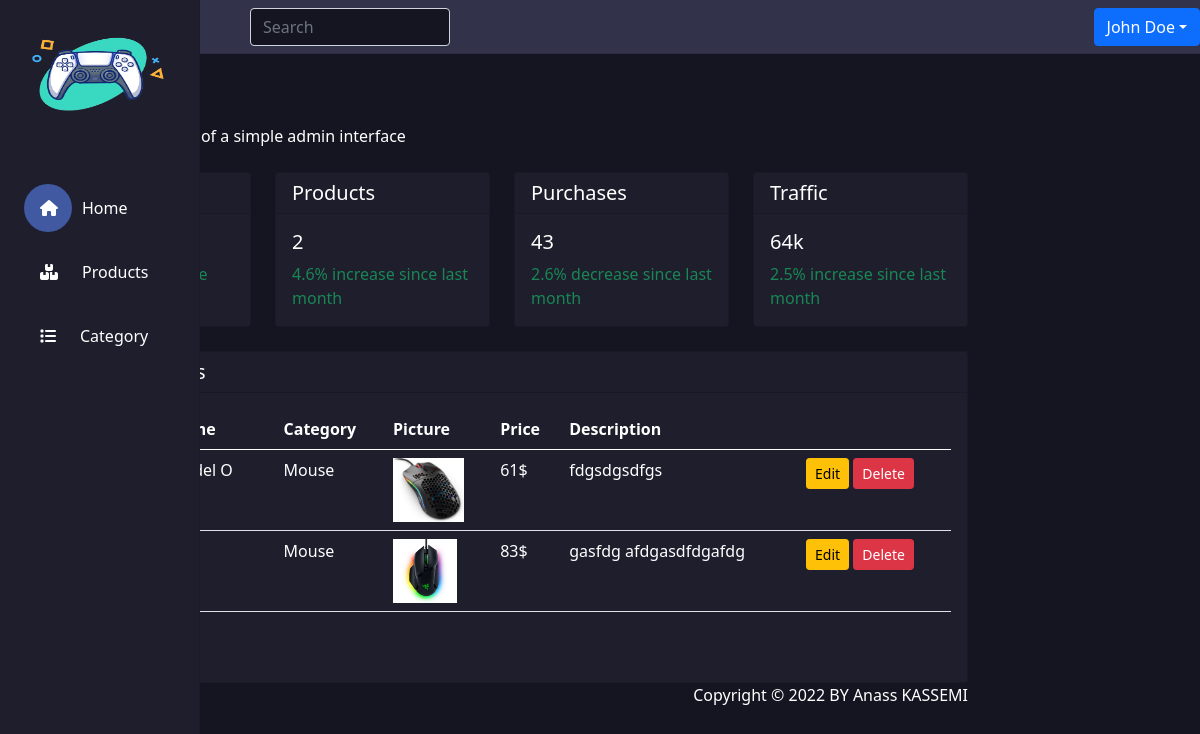
The page /core/ on the database as committed earlier.
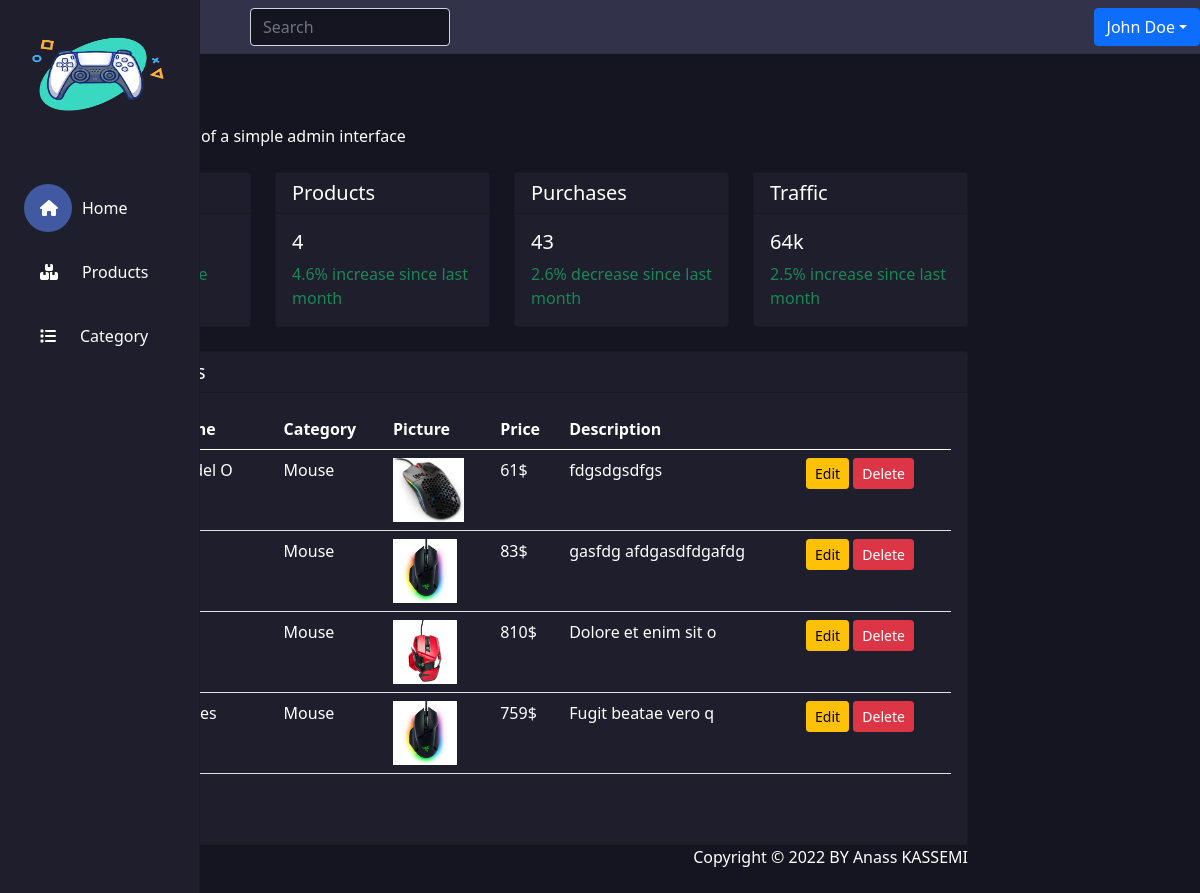
The same page on the database as committed later.
### tables this page shows
CREATE TABLE `products` (
  `id` int(11) NOT NULL,
  `name` varchar(255) NOT NULL,
  `id_category` int(11) NOT NULL,
  `id_user` int(11) NOT NULL,
  `picture` text NOT NULL,
  `price` float NOT NULL,
  `description` text NOT NULL
);

CREATE TABLE `category` (
  `id` int(11) NOT NULL,
  `name` varchar(255) NOT NULL
);

### controller/database.php (called while the page is built, shortened)
<?php
    function connect(){
        $serv = $_ENV['DB_SERVERNAME'];
        $user = $_ENV['DB_USERNAME'];
        $password = $_ENV['DB_USERPASSWORD'];
        $DB = $_ENV['DB_DATABASE'];
        $con = new mysqli($serv , $user , $password , $DB);
        return $con;
    }
?>

### controller/products.php (called while the page is built, shortened)
<?php
require_once('../controller/database.php');
function CountProducts(){
    $sql = "SELECT * FROM products";
    $result = connect() -> query($sql);
    return $result;
}
function FourProducts(){
    $sql = "SELECT * FROM products LIMIT 4 ";
    $result = connect() -> query($sql);
    return $result;
}

### include/require.php (called while the page is built, shortened)
<?php
include('../controller/products.php');
include('../controller/category.php');
$FourProducts = FourProducts();
$AllCategories = GetCategory();

### controller/category.php (called while the page is built)
<?php
require_once('../controller/database.php');
function GetCategory(){
    $sql = "SELECT * FROM category";
    $result = connect() -> query($sql);
    return $result;
}

### core/index.php (the view, shortened to what this page needs)
<?php
    include('../include/require.php');
    $path = "Home";
?>
<!DOCTYPE html>
<html lang="en">
    <head>
        <?php include_once('../include/head.php'); ?>
    </head>
    <body class="background">
        <?php include_once('../include/nav.php'); ?>
        <div class="container-fluid">
            <main class="content col-md-9 ml-sm-auto col-lg-10 px-md-4 p-4 text-white">
                <h1 class="h2"><?= $path ?></h1>
                <p>This is the homepage of a simple admin interface</p>
                <div class="row my-4">
                    <div class="col-12 col-md-6 col-lg-3 mb-4 mb-lg-0">
                        <div class="card">
                            <h5 class="card-header">Users</h5>
                            <div class="card-body">
                                <h5 class="card-title">345</h5>
                                <p class="card-text text-success">18.2% increase since last month</p>
                            </div>
                        </div>
                    </div>
                    <div class="col-12 col-md-6 mb-4 mb-lg-0 col-lg-3">
                        <div class="card">
                            <h5 class="card-header">Products</h5>
                            <div class="card-body">
                                <h5 class="card-title"><?= CountProducts() -> num_rows; ?></h5>
                                <p class="card-text text-success">4.6% increase since last month</p>
                            </div>
                        </div>
                    </div>
                    <div class="col-12 col-md-6 mb-4 mb-lg-0 col-lg-3">
                        <div class="card">
                            <h5 class="card-header">Purchases</h5>
                            <div class="card-body">
                                <h5 class="card-title">43</h5>
                                <p class="card-text text-success">2.6% decrease since last month</p>
                            </div>
                        </div>
                    </div>
                    <div class="col-12 col-md-6 mb-4 mb-lg-0 col-lg-3">
                        <div class="card">
                            <h5 class="card-header">Traffic</h5>
                            <div class="card-body">
                                <h5 class="card-title">64k</h5>
                                <p class="card-text text-success">2.5% increase since last month</p>
                            </div>
                        </div>
                    </div>
                </div>
                <div class="row">
                    <div class="col-12 col-xl-12 mb-4 mb-lg-0">
                        <div class="card">
                            <h5 class="card-header">Recent Products</h5>
                            <div class="card-body">
                                <div class="table-responsive">
                                    <table class="table text-white">
                                        <thead>
                                            <tr>
                                                <th scope="col">Id</th>
                                                <th scope="col">Product Name</th>
                                                <th scope="col">Category</th>
                                                <th scope="col">Picture</th>
                                                <th scope="col">Price</th>
                                                <th scope="col">Description</th>
                                                <th scope="col"></th>
                                            </tr>
                                        </thead>
                                        <tbody>
                                            <?php foreach($FourProducts as $product) {?>
                                            <tr>
                                                <th scope="row"><?= $product['id']; ?></th>
                                                <td><?= $product['name']; ?></td>
                                                <?php foreach($AllCategories as $Category){
                                                        if($Category['id'] == $product['id_category']){
                                                            echo "<td>".$Category['name']."</td>";
                                                        }
                                                    }
                                                ?>
                                                <td><img src="../assets/img/uploads/<?= $product['picture']; ?>" style="width7rem; height: 4rem" /></td>
                                                <td><?= $product['price'].'$'; ?></td>
                                                <td><?= $product['description']; ?></td>
                                                <td>
                                                    <a href="#" class="btn btn-sm btn-warning">Edit</a>
                                                    <a href="#" class="btn btn-sm btn-danger">Delete</a>
                                                </td>
                                            </tr>
                                            <?php } ?>
                                        </tbody>
                                    </table>
                                </div>
                                <a href="allproducts.php" class="btn btn-block btn-dark">View all</a>
                            </div>
                        </div>
                    </div>
                </div>
                <footer class="d-flex justify-content-end">
                    <span>Copyright © 2022 BY Anass KASSEMI</span>
                </footer>
            </main>
        </div>
    </body>
</html>

### include/head.php (shortened to what this page needs)
<link rel="stylesheet" href="https://cdnjs.cloudflare.com/ajax/libs/bootstrap/5.0.0-alpha2/css/bootstrap.min.css" />
<link
    rel="stylesheet"
    href="https://cdnjs.cloudflare.com/ajax/libs/font-awesome/6.2.1/css/all.min.css"
 />
<link rel="stylesheet" href="../assets/css/style.css" />
<link rel="stylesheet" href="https://cdnjs.cloudflare.com/ajax/libs/bootstrap/5.0.0-alpha2/css/bootstrap.min.css" />

### include/nav.php (shortened to what this page needs)
<nav id="sidebar" class="col-md-3 col-lg-2 d-md-block sidebar collapse">
    <div class="position">
        <a class="" href="#"><img src="../assets/img/logo/Logo.png" alt="" class="logo" /></a>
        <ul class="nav nav-pills mt-5 flex-column">
            <li class="nav-item m-2">
                <a class="nav-link <?= $path == "Home" ? "active" :""; ?> d-flex align-items-center" href="../core/index.php">
                    <i class="text-white  fa fa-house"></i>
                    <span class="m-4 text-white">Home</span>
                </a>
            </li>
            <li class="nav-item m-2">
                <a class="nav-link <?= $path == "Products" ? "active" :""; ?> d-flex align-items-center" href="../core/allproducts.php">
                    <i class="fa fa-boxes-stacked text-white"></i>
                    <span class="m-4 text-white">Products</span>
                </a>
            </li>
            <li class="nav-item m-2">
                <a class="nav-link <?= $path == "Category" ? "active" :""; ?> d-flex align-items-center" href="#">
                    <i class="fa fa-list text-white"></i>
                    <span class="m-4 text-white">Category</span>
                </a>
            </li>
        </ul>
    </div>
</nav>
<nav class="navbar navbar-light" >
    <div class="col-12 col-md-2 col-lg-2">
        <input class="form-control form-control-dark" type="text" placeholder="Search" aria-label="Search" />
    </div>
    <div class="col-12 col-md-5 col-lg-7 d-flex align-items-center justify-content-md-end mr-5 mt-3 mt-md-0">
        <div class="dropdown">
            <button class="btn btn-primary dropdown-toggle" type="button" id="dropdownMenuButton" data-toggle="dropdown" aria-expanded="true">John Doe</button>
        </div>
    </div>
</nav>

### assets/css/style.css (style rules this page uses)
.sidebar { position: fixed; top: 0; bottom: 0; left: 0; z-index: 1010; box-shadow: inset -1px 0 0 rgba(0, 0, 0, 0.1); background-color: #1e1e2d; height: 100% !important; }
.logo { width: 12em; height: 7em; margin-left: 3em; }
.active { width: 3em !important; border-radius: 3em !important; height: 3em !important; }
.navbar { box-shadow: inset 0 -1px 0 rgba(0, 0, 0, 0.1); background-color: #32324a; }
.card { background-color: #1e1e2d !important; }
.sidebar .nav-link { color: #333; width: 3em !important; height: 3em !important; }
.background { background-color: #151521 !important; }
.active { background-color: #4059a0 !important; }
.container-fluid { display: block; }
input, select, textarea { background-color: #151521 !important; color: white !important; }
@media (max-width: 1440.98px) { .position { margin: 1em !important; } }
@media (max-width: 1440.98px) { .logo { margin-left: -1em !important; } }
@media (max-width: 1660.98px) { .position { margin: 2em; } }

Rows that differ between the two databases and show on the page:
added products: picture (picture), price "810", description "Dolore et enim sit o", category (name "Mouse")
added products: picture (picture), price "759", description "Fugit beatae vero q", category (name "Mouse")
Other text that changed with them:
CountProducts() -> num_rows: "2" → "4"
